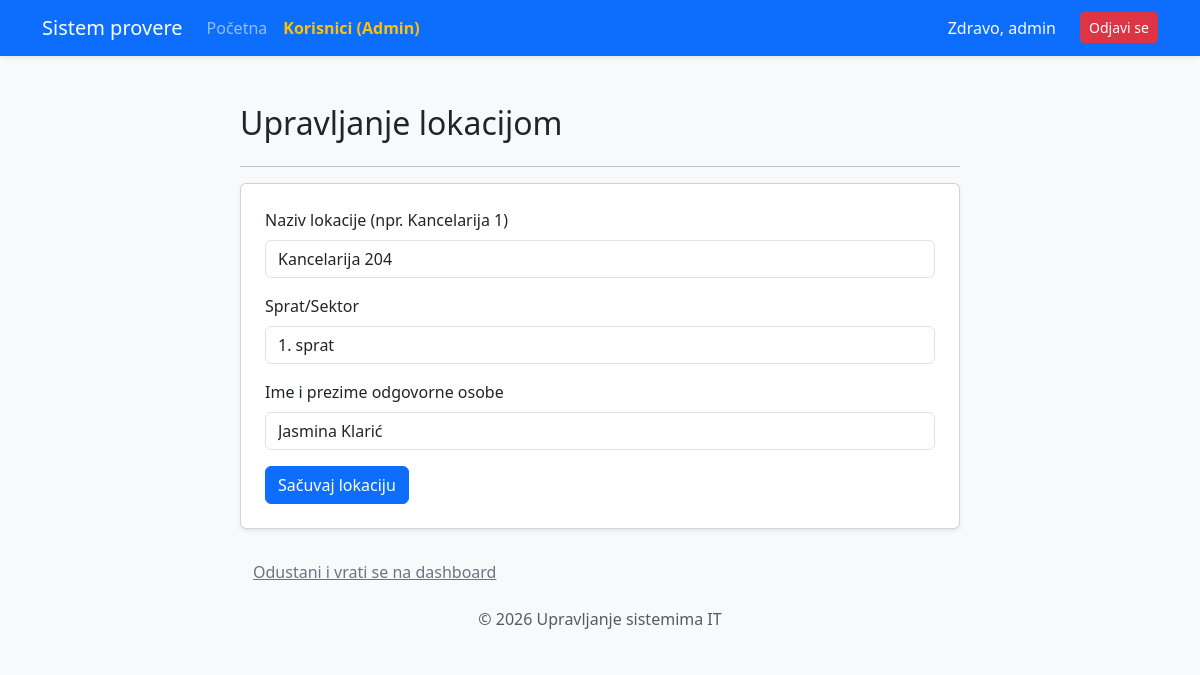
Screenshot of /dodaj_lokaciju?id=1 (signed in) with the database file from the repository.
### alchemy_classes.py (models this page shows)
class User(db.Model, UserMixin):
    __tablename__ = "user"
    id: Mapped[int] = mapped_column(Integer, primary_key=True)
    username: Mapped[str] = mapped_column(String(20), unique=True, nullable=False)
    password: Mapped[str] = mapped_column(String(100), nullable=False)
    ime_prezime: Mapped[str] = mapped_column(String(100), nullable=True)
    uloga: Mapped[str] = mapped_column(String(10), default="user")
    zaduzeni_statusi: Mapped[list["StatusResursa"]] = relationship("StatusResursa", back_populates="korisnik")

class Lokacija(db.Model):
    __tablename__ = "lokacija"
    id: Mapped[int] = mapped_column(Integer, primary_key=True)
    naziv: Mapped[str] = mapped_column(String(100), nullable=False)
    sprat: Mapped[str] = mapped_column(String(50), nullable=True)
    odgovorno_lice: Mapped[str] = mapped_column(String(100))
    izvestaji: Mapped[list["StatusResursa"]] = relationship("StatusResursa", back_populates="lokacija")

### main.py (the view, shortened to what this page needs)
@app.route("/dodaj_lokaciju", methods=['GET', 'POST'])
@login_required
def add_location():
    lok_id = request.args.get('id')
    if lok_id:
        lokacija = db.get_or_404(Lokacija, lok_id)
        form = LokacijaForm(obj=lokacija)
    else:
        lokacija = None
        form = LokacijaForm()
    return render_template("add_ad.html", form=form, title="Upravljanje lokacijom")

### custom_forms.py
class LokacijaForm(FlaskForm):
    naziv = StringField("Naziv lokacije (npr. Kancelarija 1)", validators=[DataRequired()])
    sprat = StringField("Sprat/Sektor", validators=[Optional()])
    odgovorno_lice = StringField("Ime i prezime odgovorne osobe", validators=[DataRequired()])
    submit = SubmitField("Sačuvaj lokaciju")

### main.py (called while the page is built)
@login_manager.user_loader
def load_user(user_id):
    return db.get_or_404(User, user_id)

### templates/add_ad.html (shortened to what this page needs)
{% extends "base.html" %}
{% from "bootstrap5/form.html" import render_form %}
{% block content %}
<div class="container mt-5">
    <div class="row">
        <div class="col-md-8 offset-md-2">
            <h2 class="mb-4">{{ title }}</h2>
            <hr>
            <div class="card shadow-sm p-4">
                {{ render_form(form) }}
            </div>
            <div class="mt-4">
                <a href="{{ url_for('home') }}" class="btn btn-link text-secondary">
                     Odustani i vrati se na dashboard
                </a>
            </div>
        </div>
    </div>
</div>
{% endblock %}

### templates/base.html (shortened to what this page needs)
<!DOCTYPE html>
<html lang="sr">
<head>
    {{ bootstrap.load_css() }}
</head>
<body>
    <nav class="navbar navbar-expand-lg navbar-dark bg-primary shadow-sm">
        <div class="container">
            <a class="navbar-brand" href="{{ url_for('home') }}"> Sistem provere</a>
            <div class="collapse navbar-collapse" id="navbarNav">
                <ul class="navbar-nav me-auto">
                    <li class="nav-item">
                        <a class="nav-link" href="{{ url_for('home') }}">Početna</a>
                    </li>
                    {% if current_user.is_authenticated and current_user.uloga == 'admin' %}
                    <li class="nav-item">
                        <a class="nav-link fw-bold text-warning" href="{{ url_for('admin_panel') }}"> Korisnici (Admin)</a>
                    </li>
                    {% endif %}
                </ul>
                <ul class="navbar-nav ms-auto">
                    {% if current_user.is_authenticated %}
                        <li class="nav-item">
                            <span class="nav-link text-light">Zdravo, {{ current_user.username }}</span>
                        </li>
                        <li class="nav-item">
                            <a class="btn btn-danger btn-sm ms-lg-3 mt-1" href="{{ url_for('logout') }}">Odjavi se</a>
                        </li>
                    {% else %}
                        <li class="nav-item">
                            <a class="nav-link" href="{{ url_for('login') }}">Prijava</a>
                        </li>
                    {% endif %}
                </ul>
            </div>
        </div>
    </nav>
    <div class="container">
        {% block content %}{% endblock %}
    </div>
    <footer class="footer mt-auto py-3 bg-light text-center">
        <div class="container">
            <span class="text-muted">© 2026 Upravljanje sistemima IT</span>
        </div>
    </footer>
</body>
</html>
</html>

### templates/base.html (style rules this page uses)
body { background-color: #f8f9fa; }
.navbar { margin-bottom: 20px; }
.footer { margin-top: 40px; padding: 20px; background: #eee; text-align: center; }

### rows the page displays
User: username "admin"
Lokacija: naziv "Kancelarija 204", sprat "1. sprat", odgovorno_lice "Jasmina Klarić"

### other values shown
{{ title }} "Upravljanje lokacijom"
